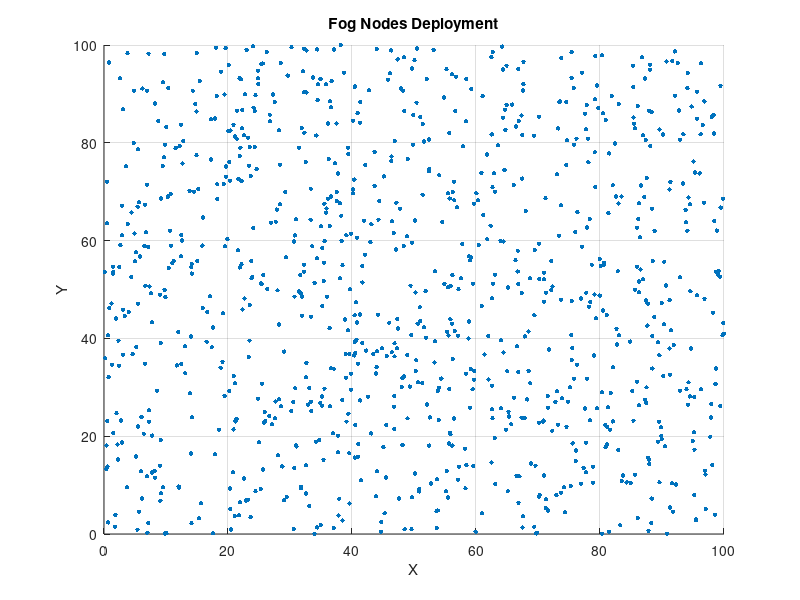

The MATLAB script that drew this image: (Note: this script raises an error after producing the figure.)
clc; clear; close all;

% STEP 1: Deploy Nodes
numNodes = 1000;
areaSize = 100;

nodeX = rand(1, numNodes) * areaSize;
nodeY = rand(1, numNodes) * areaSize;

figure;
scatter(nodeX, nodeY, 10, 'filled');
title('Fog Nodes Deployment');
xlabel('X'); ylabel('Y');
grid on;

% STEP 2: Communication Setup
commRange = 8;
adjMatrix = zeros(numNodes);

for i = 1:numNodes
    for j = i+1:numNodes
        dist = sqrt((nodeX(i)-nodeX(j))^2 + (nodeY(i)-nodeY(j))^2);
        
        if dist <= commRange
            adjMatrix(i,j) = 1;
            adjMatrix(j,i) = 1;
        end
    end
end

G = graph(adjMatrix);

figure;
plot(G, 'XData', nodeX, 'YData', nodeY);
title('Communication Graph');

%% STEP 3: K-Means Clustering

k = 10; % number of clusters

[idx, centroids] = kmeans([nodeX' nodeY'], k);

figure;
gscatter(nodeX, nodeY, idx);
hold on;

% Plot centroids
plot(centroids(:,1), centroids(:,2), 'kx', 'MarkerSize', 15, 'LineWidth', 3);

title('K-Means Clustering with Cluster Heads');
xlabel('X'); ylabel('Y');

%% Cluster Head Selection (Closest to centroid)

clusterHeads = zeros(k,1);

for i = 1:k
    clusterNodes = find(idx == i);
    
    distances = sqrt((nodeX(clusterNodes) - centroids(i,1)).^2 + ...
                     (nodeY(clusterNodes) - centroids(i,2)).^2);
    
    [~, minIdx] = min(distances);
    clusterHeads(i) = clusterNodes(minIdx);
end

% Highlight Cluster Heads
scatter(nodeX(clusterHeads), nodeY(clusterHeads), ...
        100, 'r', 'filled');

legend('Clusters', 'Centroids', 'Cluster Heads');

%% LEACH Clustering

p = 0.05; % probability
leach_CH = [];

for i = 1:numNodes
    if rand < p
        leach_CH = [leach_CH i];
    end
end

figure;
scatter(nodeX, nodeY, 10, 'b'); hold on;
scatter(nodeX(leach_CH), nodeY(leach_CH), 100, 'r', 'filled');

title('LEACH - Random Cluster Heads');
legend('Nodes', 'Cluster Heads');


%% Degree-Based Clustering

degrees = sum(adjMatrix, 2);
[~, idx_deg] = sort(degrees, 'descend');

numCH = 10;
deg_CH = idx_deg(1:numCH);

figure;
scatter(nodeX, nodeY, 10, 'b'); hold on;
scatter(nodeX(deg_CH), nodeY(deg_CH), 100, 'g', 'filled');

title('Degree-Based Cluster Heads');
legend('Nodes', 'Cluster Heads');


%% Energy-Based Clustering

energy = rand(numNodes,1) * 100;

[~, idx_energy] = sort(energy, 'descend');
energy_CH = idx_energy(1:10);

figure;
scatter(nodeX, nodeY, 10, 'b'); hold on;
scatter(nodeX(energy_CH), nodeY(energy_CH), 100, 'm', 'filled');

title('Energy-Based Cluster Heads');
legend('Nodes', 'Cluster Heads');



%% COMPARISON VISUALIZATION

figure;

subplot(2,2,1)
gscatter(nodeX, nodeY, idx);
hold on;
scatter(nodeX(clusterHeads), nodeY(clusterHeads), 80, 'r', 'filled');
title('K-Means')

subplot(2,2,2)
scatter(nodeX, nodeY, 10, 'b'); hold on;
scatter(nodeX(leach_CH), nodeY(leach_CH), 80, 'r', 'filled');
title('LEACH')

subplot(2,2,3)
scatter(nodeX, nodeY, 10, 'b'); hold on;
scatter(nodeX(deg_CH), nodeY(deg_CH), 80, 'g', 'filled');
title('Degree-Based')

subplot(2,2,4)
scatter(nodeX, nodeY, 10, 'b'); hold on;
scatter(nodeX(energy_CH), nodeY(energy_CH), 80, 'm', 'filled');
title('Energy-Based')



%% STEP 5: CYBER ATTACK SIMULATION

% Copy original QoS values
throughput_original = degrees * 10;
PDR_original = rand(numNodes,1)*0.2 + 0.8;

throughput = throughput_original;
PDR = PDR_original;

% ---- Attack 1: DoS Attack ----
dos_nodes = randperm(numNodes, round(0.1*numNodes)); % 10% nodes

throughput(dos_nodes) = throughput(dos_nodes) * 0.3;
PDR(dos_nodes) = PDR(dos_nodes) * 0.5;

% ---- Attack 2: Node Failure ----
fail_nodes = randperm(numNodes, round(0.05*numNodes)); % 5%

throughput(fail_nodes) = 0;
PDR(fail_nodes) = 0;

% ---- Attack 3: Cluster Head Attack ----
ch_attack = clusterHeads(1:min(3,length(clusterHeads)));

throughput(ch_attack) = throughput(ch_attack) * 0.1;
PDR(ch_attack) = PDR(ch_attack) * 0.2;



%% QoS Metrics

latency = rand(numNodes,1)*10; % simulated latency

avg_before = [mean(latency), mean(throughput_original), mean(PDR_original)];
avg_after  = [mean(latency), mean(throughput), mean(PDR)];

figure;
bar([avg_before; avg_after]');
set(gca, 'XTickLabel', {'Latency','Throughput','PDR'});
legend('Before Attack','After Attack');

title('QoS Degradation due to Cyberattack');



%% RISK ASSESSMENT

% Impact (QoS degradation)
impact = (throughput_original - throughput) ./ throughput_original;
impact(isnan(impact)) = 0;

% Vulnerability (based on degree + inverse energy)
vulnerability = (degrees / max(degrees)) .* (1 - energy / max(energy));

% Likelihood (based on attack probability)
likelihood = zeros(numNodes,1);
likelihood(dos_nodes) = 0.7;
likelihood(fail_nodes) = 0.9;
likelihood(ch_attack) = 1.0;

% Risk Score
risk = impact .* vulnerability .* likelihood;

% Normalize
risk = risk / max(risk);

% High-risk nodes
highRisk = find(risk > 0.6);


figure;
scatter(nodeX, nodeY, 10, risk, 'filled');
colorbar;
title('Risk Map of Network');

hold on;
scatter(nodeX(highRisk), nodeY(highRisk), 50, 'r', 'filled');
